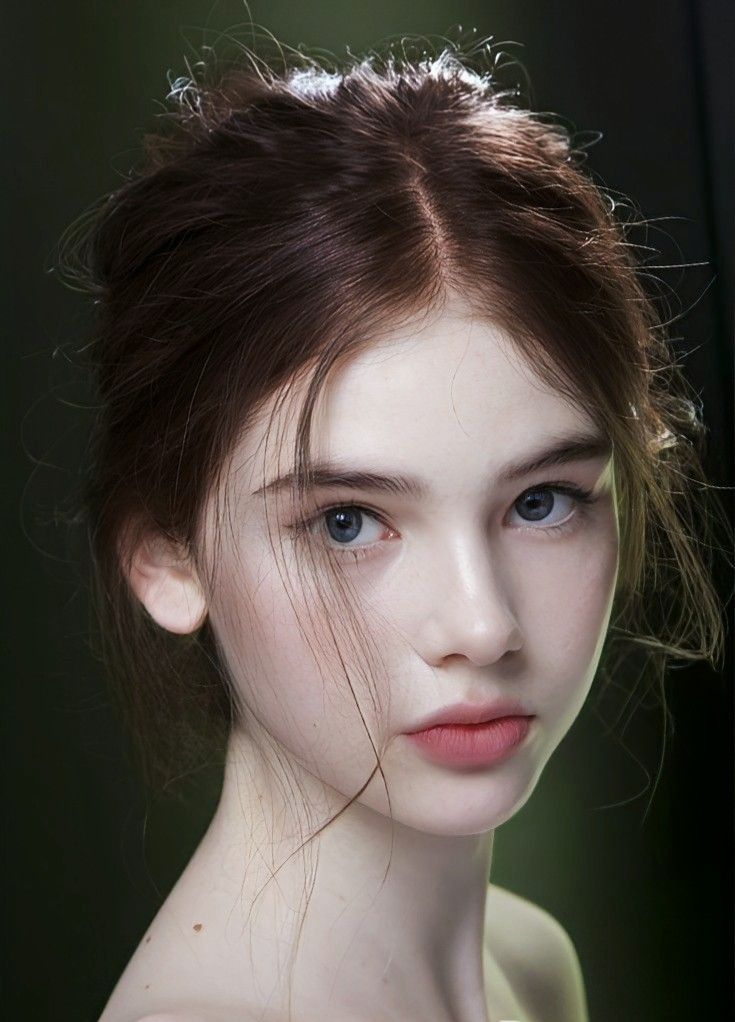
#> input picture backend/forum_posts/2026/02/post_1.jpeg, 735 x 1022 px
$ python -i skin_detection.py   (imports and definitions only)
#> lines starting #> are read from the running program, lines starting #| are printed output that depends on the picture; after the words box and inside, x2 and y2 are one past the last pixel; in counts of white or black regions, pixels touching at a corner belong together
#> further down, picture is the input picture: shape (1022, 735, 3); mean B, G, R 67.9, 74.9, 82.1
import cv2
import numpy as np
import mediapipe as mp
import os
import pandas as pd
from sklearn.cluster import KMeans
from mediapipe.tasks import python
from mediapipe.tasks.python import vision

current_dir = os.path.dirname(os.path.abspath(__file__))
model_path = os.path.join(current_dir, 'face_landmarker.task')

# [11 lines not run here, left out]

def get_thresholded_mask(img_bgr):
    gray = cv2.cvtColor(img_bgr, cv2.COLOR_BGR2GRAY)
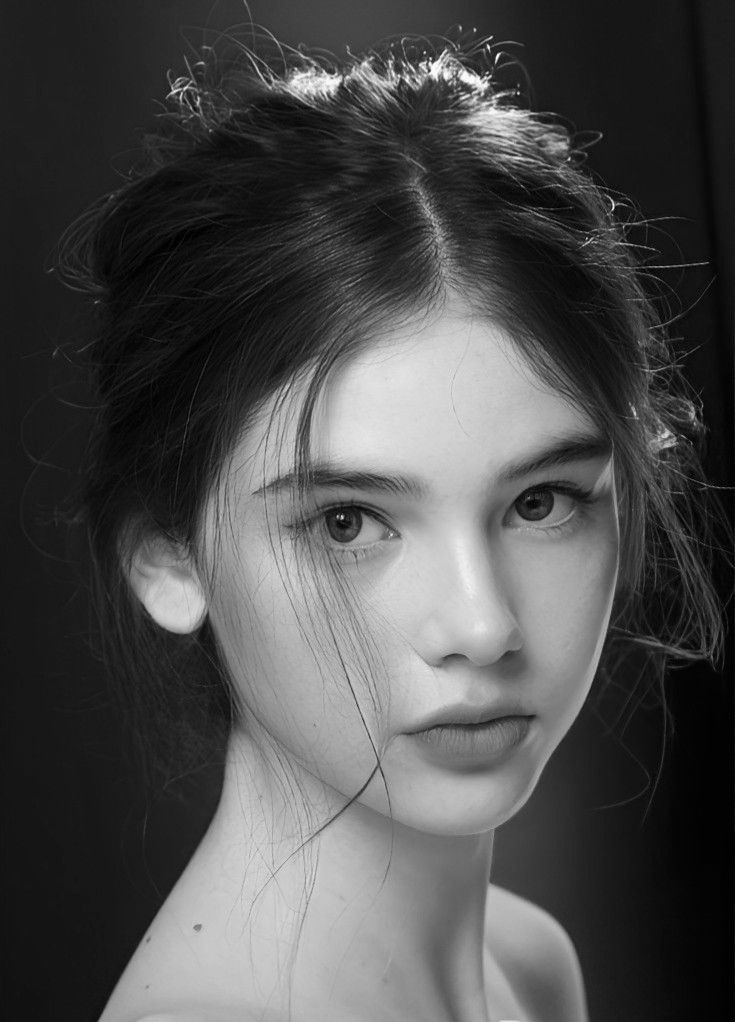
#> gray: shape (1022, 735); min 0, max 255, mean 76.3
    histogram, _ = np.histogram(gray, 256, [0, 256])
#> histogram = 256 values, max 24658 at index 23, min 6 at index 255, mean 2934.3
    totsu, _ = cv2.threshold(gray, 0, 255, cv2.THRESH_OTSU + cv2.THRESH_BINARY)
#> totsu = 97
    tmax = np.where(histogram == max(histogram))[0][0]
#> tmax = 23

    tfinal = round((totsu + tmax) / 2) if tmax > 10 else round((totsu + tmax) / 4)
#> tfinal = 60
    threshold_type = cv2.THRESH_BINARY if tmax < 220 else cv2.THRESH_BINARY_INV
#> threshold_type = 0
    _, mask = cv2.threshold(gray, tfinal, 255, threshold_type)
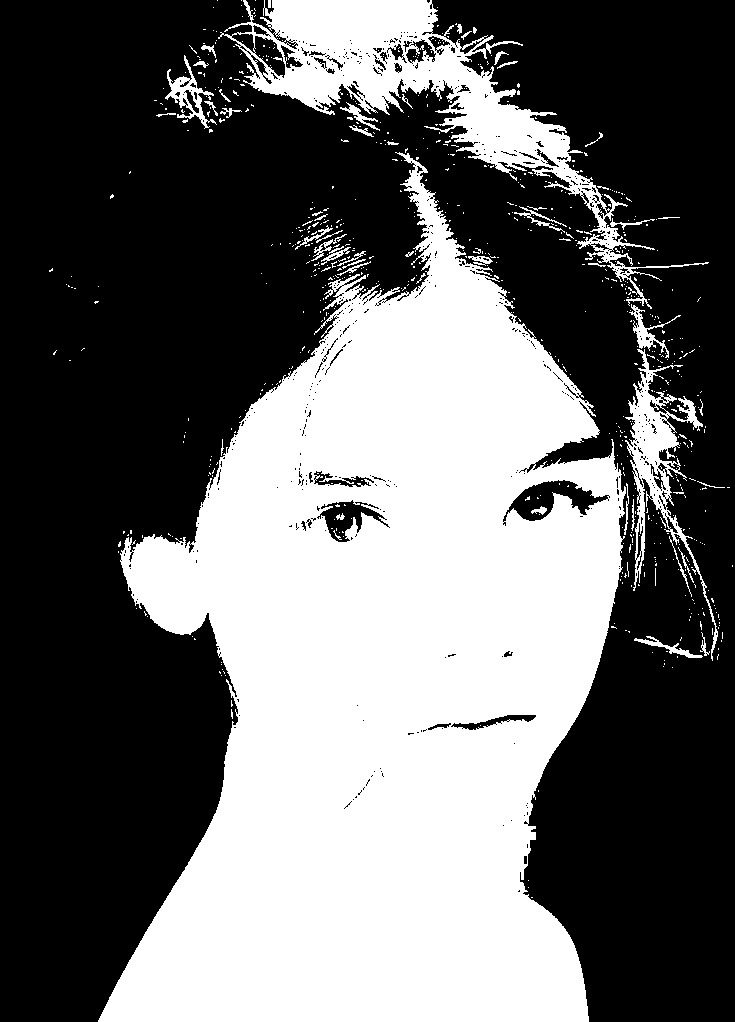
#> mask: shape (1022, 735); 40.9% white; 722 white regions (669 under 20 px), largest, box (x1, y1, x2, y2) and area: (98, 152, 626, 1022) 268318, (218, 0, 709, 309) 26596, (625, 349, 718, 661) 5298
    return mask

# [62 lines left out: functions skin_cluster_analysis, skin_detection, not called in this run]


# [560 lines of commented-out code are left out]

>>> import cv2
>>> picture = cv2.imread('../../forum_posts/2026/02/post_1.jpeg')
>>> result = get_thresholded_mask(picture)

$ run again, on backend/forum_posts/2026/02/post_10.jpeg
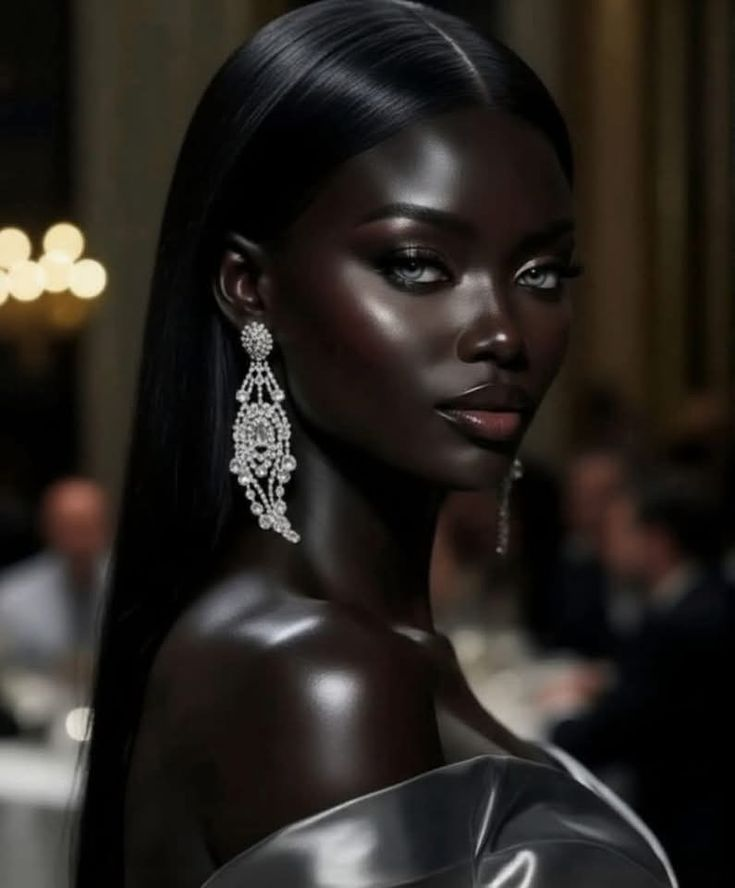
#> input picture backend/forum_posts/2026/02/post_10.jpeg, 735 x 888 px
#> picture is the input picture: shape (888, 735, 3); mean B, G, R 32.2, 36.6, 41
#> in get_thresholded_mask, `gray = cv2.cvtColor(img_bgr, cv2.COLOR_BGR2GRAY)`:
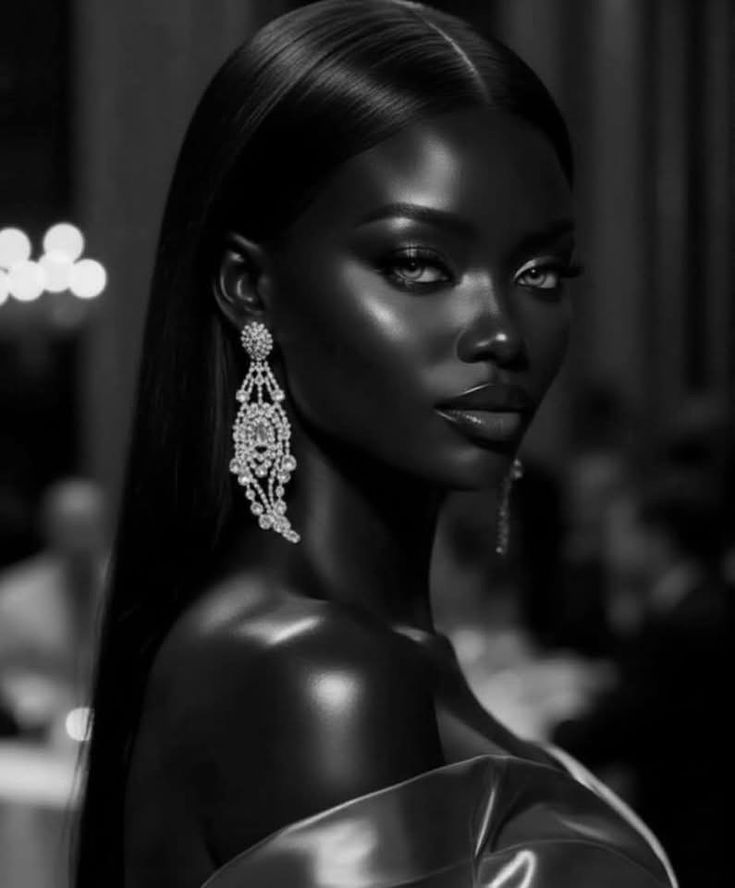
#> gray: shape (888, 735); min 0, max 249, mean 37.4
#> histogram = 256 values, max 41048 at index 1, min 0 at index 246, mean 2549.5
#> totsu = 78
#> tmax = 1
#> tfinal = 20
#> threshold_type = 0
#> in get_thresholded_mask, `_, mask = cv2.threshold(gray, tfinal, 255, threshold_type)`:
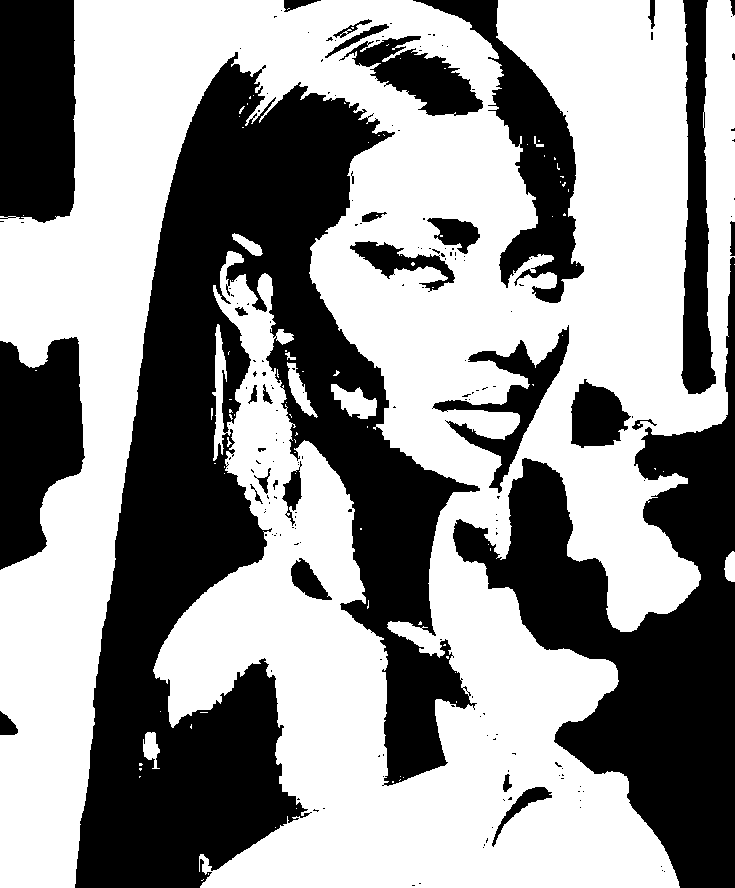
#> mask: shape (888, 735); 57.7% white; 188 black regions (156 under 20 px), largest, box (x1, y1, x2, y2) and area: (75, 52, 480, 888) 142360, (453, 257, 735, 888) 60483, (0, 0, 76, 223) 16204

$ run again, on backend/forum_posts/2026/02/post_11.jpeg
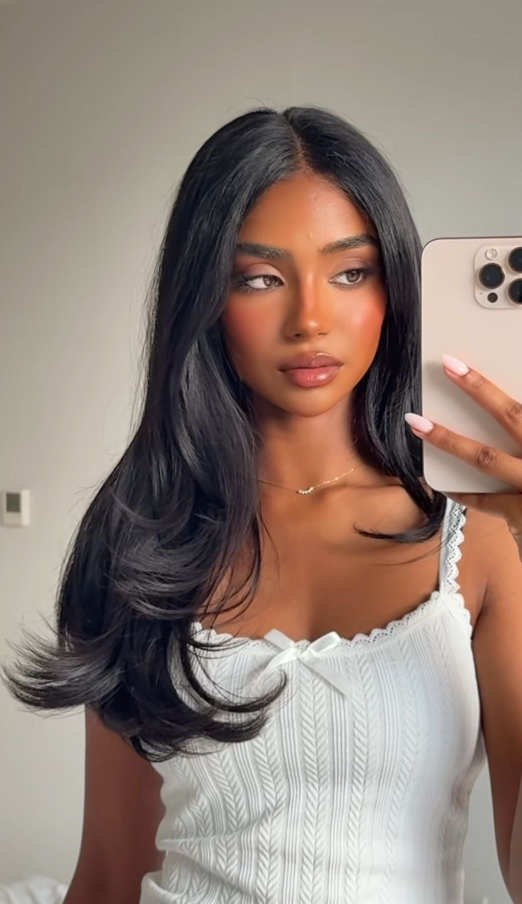
#> input picture backend/forum_posts/2026/02/post_11.jpeg, 1044 x 1807 px (shown at 1/2 size)
#> picture is the input picture: shape (1807, 1044, 3); mean B, G, R 118.4, 128.2, 144.7
#> in get_thresholded_mask, `gray = cv2.cvtColor(img_bgr, cv2.COLOR_BGR2GRAY)`:
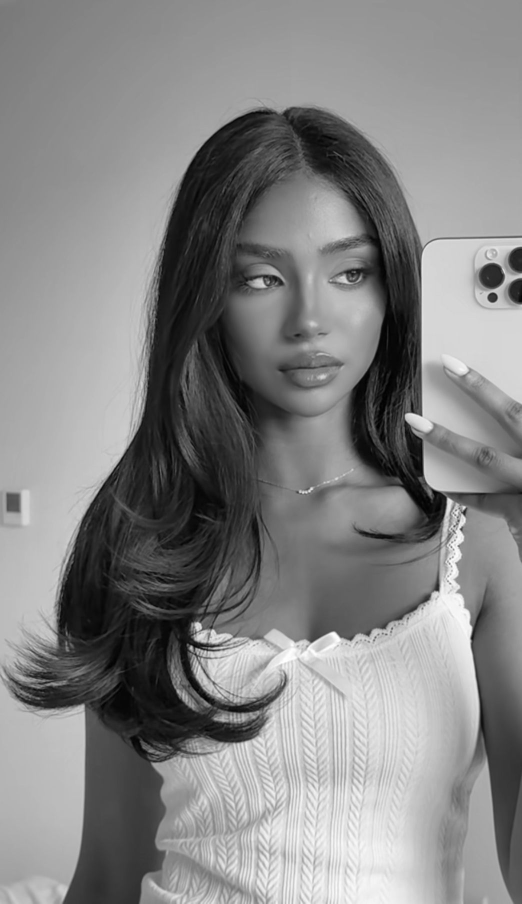
#> gray: shape (1807, 1044) (shown at 1/2 size); min 1, max 255, mean 131.9
#> histogram = 256 values, max 27948 at index 148, min 0 at index 0, mean 7369.2
#> totsu = 112
#> tmax = 148
#> tfinal = 130
#> threshold_type = 0
#> in get_thresholded_mask, `_, mask = cv2.threshold(gray, tfinal, 255, threshold_type)`:
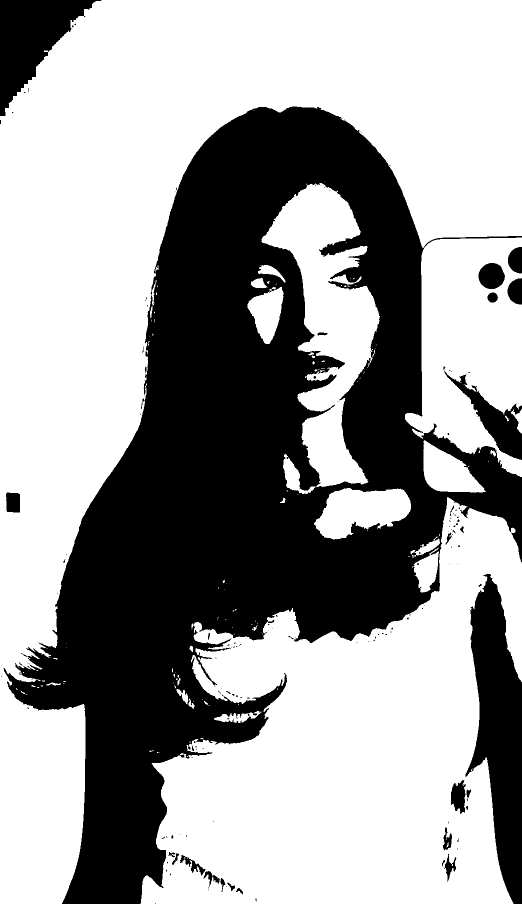
#> mask: shape (1807, 1044) (shown at 1/2 size); 61.4% white; 153 black regions (119 under 20 px), largest, box (x1, y1, x2, y2) and area: (7, 213, 1044, 1807) 645690, (931, 1148, 1044, 1807) 42239, (0, 0, 203, 232) 21459
